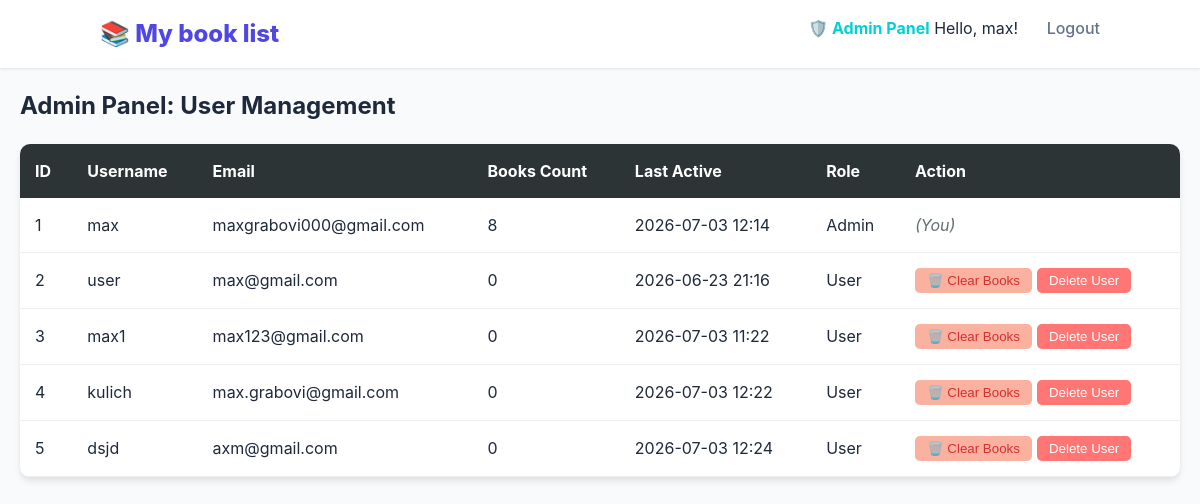
/api/admin/users (signed in), run on an earlier commit of the app's database.
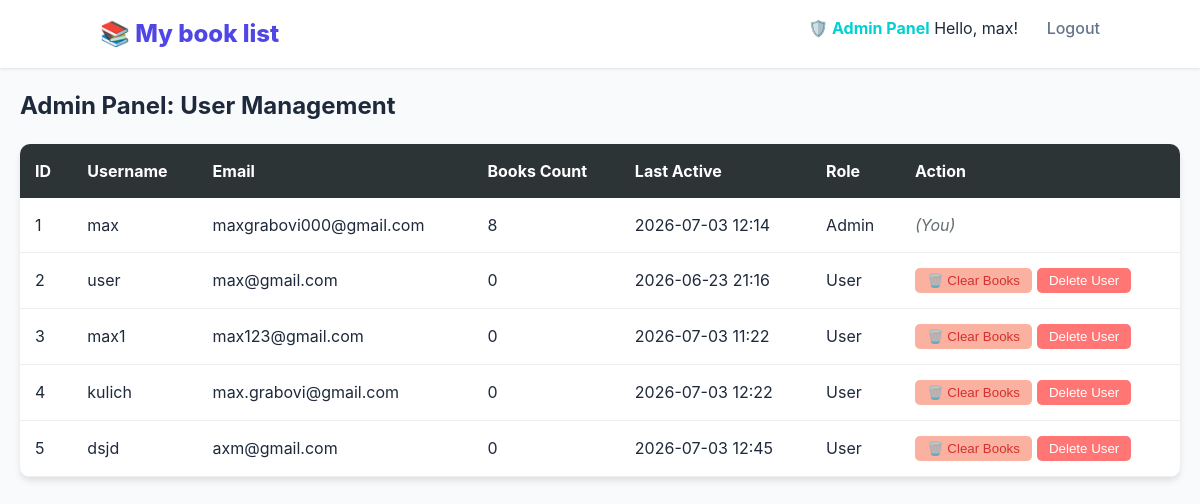
And on a later commit of the database.
### app.py (models this page shows)
class User(UserMixin, db.Model):
    id = db.Column(db.Integer, primary_key=True)
    username = db.Column(db.String(150), unique=True, nullable=False)
    email = db.Column(db.String(150), unique=True, nullable=False)
    password = db.Column(db.String(256), nullable=False)
    books = db.relationship('Book', backref='owner', lazy=True)
    is_admin = db.Column(db.Boolean, default=False)
    last_seen = db.Column(db.DateTime, default=db.func.now())

### app.py (the view)
@app.route('/api/admin/users')
@login_required
@admin_required
def api_admin_panel():
    users = User.query.all()
    return render_template('admin.html', users=users)

### app.py (called while the page is built)
def admin_required(f):
    @wraps(f)
    def decorated_function(*args, **kwargs):
        if not current_user.is_authenticated or not current_user.is_admin:
            return jsonify({'success': False, 'message': 'Admin access required'}), 403
        return f(*args, **kwargs)
    return decorated_function

@app.before_request
def before_request():
    if current_user.is_authenticated:
        current_user.last_seen = datetime.now(local_tz)
        db.session.commit()

@login_manager.user_loader
def load_user(user_id):
    return User.query.get(int(user_id))

### templates/admin.html (shortened to what this page needs)
{% extends "base.html" %}
{% block content %}
<div class="main-container">
    <h2>Admin Panel: User Management</h2>
    <table style="width:100%; border-collapse: collapse; margin-top: 20px; background: white; border-radius: 10px; overflow: hidden; box-shadow: 0 4px 6px rgba(0,0,0,0.1);">
        <thead>
        <tr style="background: #2d3436; color: white; text-align: left;">
            <th style="padding: 15px;">ID</th>
            <th style="padding: 15px;">Username</th>
            <th style="padding: 15px;">Email</th>
            <th style="padding: 15px;">Books Count</th>
            <th style="padding: 15px;">Last Active</th>
            <th style="padding: 15px;">Role</th>
            <th style="padding: 15px;">Action</th>
        </tr>
        </thead>
        <tbody>
        {% for user in users %}
        <tr id="user-row-{{ user.id }}" style="border-bottom: 1px solid #eee;">
            <td style="padding: 15px;">{{ user.id }}</td>
            <td style="padding: 15px;">{{ user.username }}</td>
            <td style="padding: 15px;">{{ user.email }}</td>
            <td style="padding: 15px;" id="books-count-{{ user.id }}">{{ user.books|length }}</td>
            <td style="padding: 15px;">
                {% if user.last_seen %}
                {{ user.last_seen.strftime('%Y-%m-%d %H:%M') }}
                {% else %}
                Never
                {% endif %}
            </td>
            <td style="padding: 15px;">{{ 'Admin' if user.is_admin else 'User' }}</td>
            <td style="padding: 15px;">
                {% if user.id != current_user.id %}
                <div style="display: flex; gap: 5px;">
                    <button onclick="clearUserBooks('{{ user.id }}', '{{ user.username }}')"
                            style="background: #fab1a0; color: #d63031; border: none; padding: 5px 12px; border-radius: 5px; cursor: pointer;">
                        🗑️ Clear Books
                    </button>
                    <button onclick="confirmDeleteUser('{{ user.id }}', '{{ user.username }}')"
                            style="background: #ff7675; color: white; border: none; padding: 5px 12px; border-radius: 5px; cursor: pointer;">
                        Delete User
                    </button>
                </div>
                {% else %}
                <span style="color: #636e72; font-style: italic;">(You)</span>
                {% endif %}
            </td>
        </tr>
        {% endfor %}
        </tbody>
    </table>
</div>
{% endblock %}

What changed in the data, as far as the page shows it:
changed User "dsjd": last_seen "2026-07-03 12:24" → "2026-07-03 12:45"
